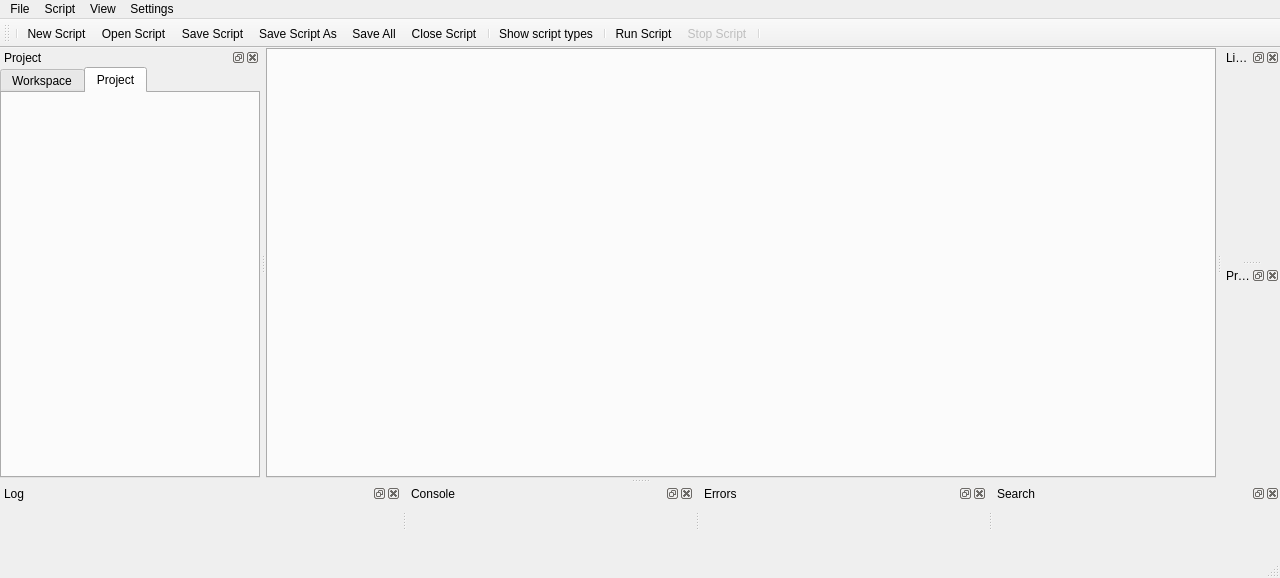
<?xml version="1.0" encoding="UTF-8"?>
<ui version="4.0">
 <class>MainWindow</class>
 <widget class="QMainWindow" name="MainWindow">
  <property name="geometry">
   <rect>
    <x>0</x>
    <y>0</y>
    <width>1280</width>
    <height>578</height>
   </rect>
  </property>
  <property name="windowTitle">
   <string>Anandamide Script Editor</string>
  </property>
  <property name="windowIcon">
   <iconset resource="icons.qrc">
    <normaloff>:/icons/blocks.png</normaloff>:/icons/blocks.png</iconset>
  </property>
  <widget class="QWidget" name="centralwidget">
   <layout class="QGridLayout" name="gridLayout">
    <property name="leftMargin">
     <number>0</number>
    </property>
    <property name="topMargin">
     <number>0</number>
    </property>
    <property name="rightMargin">
     <number>0</number>
    </property>
    <property name="bottomMargin">
     <number>0</number>
    </property>
    <item row="0" column="0">
     <widget class="QTabWidget" name="tabWidgetViewports">
      <property name="currentIndex">
       <number>-1</number>
      </property>
      <property name="documentMode">
       <bool>false</bool>
      </property>
      <property name="tabsClosable">
       <bool>true</bool>
      </property>
      <property name="movable">
       <bool>true</bool>
      </property>
     </widget>
    </item>
   </layout>
  </widget>
  <widget class="QDockWidget" name="dockWidget">
   <property name="windowTitle">
    <string>Project</string>
   </property>
   <attribute name="dockWidgetArea">
    <number>1</number>
   </attribute>
   <widget class="QWidget" name="dockWidgetContents">
    <layout class="QVBoxLayout" name="verticalLayout">
     <property name="spacing">
      <number>0</number>
     </property>
     <property name="leftMargin">
      <number>0</number>
     </property>
     <property name="topMargin">
      <number>0</number>
     </property>
     <property name="rightMargin">
      <number>0</number>
     </property>
     <property name="bottomMargin">
      <number>0</number>
     </property>
     <item>
      <widget class="QTabWidget" name="tabWidget">
       <property name="currentIndex">
        <number>1</number>
       </property>
       <widget class="QWidget" name="tabWorkspace">
        <attribute name="title">
         <string>Workspace</string>
        </attribute>
        <layout class="QVBoxLayout" name="verticalLayout_6">
         <property name="spacing">
          <number>0</number>
         </property>
         <property name="leftMargin">
          <number>0</number>
         </property>
         <property name="topMargin">
          <number>0</number>
         </property>
         <property name="rightMargin">
          <number>0</number>
         </property>
         <property name="bottomMargin">
          <number>0</number>
         </property>
         <item>
          <widget class="AnandamideWorkspaceTree" name="workspace_tree">
           <property name="expandsOnDoubleClick">
            <bool>false</bool>
           </property>
           <attribute name="headerVisible">
            <bool>false</bool>
           </attribute>
           <column>
            <property name="text">
             <string notr="true">1</string>
            </property>
           </column>
          </widget>
         </item>
        </layout>
       </widget>
       <widget class="QWidget" name="tabProject">
        <attribute name="title">
         <string>Project</string>
        </attribute>
        <layout class="QVBoxLayout" name="verticalLayout_7">
         <property name="spacing">
          <number>0</number>
         </property>
         <property name="leftMargin">
          <number>0</number>
         </property>
         <property name="topMargin">
          <number>0</number>
         </property>
         <property name="rightMargin">
          <number>0</number>
         </property>
         <property name="bottomMargin">
          <number>0</number>
         </property>
        </layout>
       </widget>
      </widget>
     </item>
    </layout>
   </widget>
  </widget>
  <widget class="QDockWidget" name="dockWidget_2">
   <property name="windowTitle">
    <string>Library</string>
   </property>
   <attribute name="dockWidgetArea">
    <number>2</number>
   </attribute>
   <widget class="QWidget" name="dockWidgetContents_2">
    <layout class="QVBoxLayout" name="verticalLayout_2">
     <property name="spacing">
      <number>0</number>
     </property>
     <property name="leftMargin">
      <number>0</number>
     </property>
     <property name="topMargin">
      <number>0</number>
     </property>
     <property name="rightMargin">
      <number>0</number>
     </property>
     <property name="bottomMargin">
      <number>0</number>
     </property>
    </layout>
   </widget>
  </widget>
  <widget class="QMenuBar" name="menubar">
   <property name="geometry">
    <rect>
     <x>0</x>
     <y>0</y>
     <width>1280</width>
     <height>21</height>
    </rect>
   </property>
   <widget class="QMenu" name="menuFile">
    <property name="title">
     <string>File</string>
    </property>
    <addaction name="actionNew"/>
    <addaction name="actionRecent_Scripts"/>
    <addaction name="actionOpenProject"/>
    <addaction name="actionSaveProject"/>
    <addaction name="actionSaveAsProject"/>
    <addaction name="actionCloseScript"/>
    <addaction name="separator"/>
    <addaction name="actionNew_Workspace"/>
    <addaction name="actionRecent_Workspaces"/>
    <addaction name="actionOpen_Workspace"/>
    <addaction name="actionSave_Workspace"/>
    <addaction name="actionSave_Workspace_As"/>
    <addaction name="actionSave_All"/>
   </widget>
   <widget class="QMenu" name="menuProjecy">
    <property name="title">
     <string>Script</string>
    </property>
    <addaction name="actionRun"/>
   </widget>
   <widget class="QMenu" name="menuView">
    <property name="title">
     <string>View</string>
    </property>
    <addaction name="actionRestore_default_view"/>
    <addaction name="separator"/>
   </widget>
   <widget class="QMenu" name="menuSettings">
    <property name="title">
     <string>Settings</string>
    </property>
    <addaction name="actionShiftOnWheel"/>
    <addaction name="actionCameraAnimation"/>
   </widget>
   <addaction name="menuFile"/>
   <addaction name="menuProjecy"/>
   <addaction name="menuView"/>
   <addaction name="menuSettings"/>
  </widget>
  <widget class="QDockWidget" name="dockWidget_3">
   <property name="windowTitle">
    <string>Properties</string>
   </property>
   <attribute name="dockWidgetArea">
    <number>2</number>
   </attribute>
   <widget class="QWidget" name="dockWidgetContents_3">
    <layout class="QVBoxLayout" name="verticalLayout_3">
     <property name="spacing">
      <number>0</number>
     </property>
     <property name="leftMargin">
      <number>0</number>
     </property>
     <property name="topMargin">
      <number>0</number>
     </property>
     <property name="rightMargin">
      <number>0</number>
     </property>
     <property name="bottomMargin">
      <number>0</number>
     </property>
    </layout>
   </widget>
  </widget>
  <widget class="QToolBar" name="toolBar">
   <property name="windowTitle">
    <string>toolBar</string>
   </property>
   <attribute name="toolBarArea">
    <enum>TopToolBarArea</enum>
   </attribute>
   <attribute name="toolBarBreak">
    <bool>false</bool>
   </attribute>
   <addaction name="separator"/>
   <addaction name="actionNew"/>
   <addaction name="actionOpenProject"/>
   <addaction name="actionSaveProject"/>
   <addaction name="actionSaveAsProject"/>
   <addaction name="actionSave_All"/>
   <addaction name="actionCloseScript"/>
   <addaction name="separator"/>
   <addaction name="actionShowScriptTypes"/>
   <addaction name="separator"/>
   <addaction name="actionRun"/>
   <addaction name="actionStopScript"/>
   <addaction name="separator"/>
  </widget>
  <widget class="QDockWidget" name="LogDock">
   <property name="enabled">
    <bool>true</bool>
   </property>
   <property name="sizePolicy">
    <sizepolicy hsizetype="Expanding" vsizetype="Expanding">
     <horstretch>0</horstretch>
     <verstretch>0</verstretch>
    </sizepolicy>
   </property>
   <property name="minimumSize">
    <size>
     <width>81</width>
     <height>72</height>
    </size>
   </property>
   <property name="floating">
    <bool>false</bool>
   </property>
   <property name="windowTitle">
    <string>Log</string>
   </property>
   <attribute name="dockWidgetArea">
    <number>8</number>
   </attribute>
   <widget class="QWidget" name="dockWidgetContents_4">
    <property name="sizePolicy">
     <sizepolicy hsizetype="Preferred" vsizetype="Preferred">
      <horstretch>0</horstretch>
      <verstretch>0</verstretch>
     </sizepolicy>
    </property>
    <property name="minimumSize">
     <size>
      <width>0</width>
      <height>50</height>
     </size>
    </property>
    <layout class="QHBoxLayout" name="horizontalLayout_2">
     <property name="spacing">
      <number>0</number>
     </property>
     <property name="leftMargin">
      <number>0</number>
     </property>
     <property name="topMargin">
      <number>0</number>
     </property>
     <property name="rightMargin">
      <number>0</number>
     </property>
     <property name="bottomMargin">
      <number>0</number>
     </property>
    </layout>
   </widget>
  </widget>
  <widget class="QStatusBar" name="statusBar"/>
  <widget class="QDockWidget" name="dockWidgetConsole">
   <property name="windowTitle">
    <string>Console</string>
   </property>
   <attribute name="dockWidgetArea">
    <number>8</number>
   </attribute>
   <widget class="QWidget" name="dockWidgetContents_9"/>
  </widget>
  <widget class="QDockWidget" name="errorsDockWidget">
   <property name="windowTitle">
    <string>Errors</string>
   </property>
   <attribute name="dockWidgetArea">
    <number>8</number>
   </attribute>
   <widget class="QWidget" name="dockWidgetContents_11"/>
  </widget>
  <widget class="QDockWidget" name="searchDockWidget">
   <property name="windowTitle">
    <string>Search</string>
   </property>
   <attribute name="dockWidgetArea">
    <number>8</number>
   </attribute>
   <widget class="QWidget" name="dockWidgetContents_12"/>
  </widget>
  <action name="actionOpenProject">
   <property name="icon">
    <iconset resource="icons.qrc">
     <normaloff>:/icons/open.png</normaloff>:/icons/open.png</iconset>
   </property>
   <property name="text">
    <string>Open Script...</string>
   </property>
   <property name="toolTip">
    <string>Open Script...</string>
   </property>
   <property name="shortcut">
    <string>Ctrl+O</string>
   </property>
  </action>
  <action name="actionSaveProject">
   <property name="icon">
    <iconset resource="icons.qrc">
     <normaloff>:/icons/1415975438_Save.png</normaloff>:/icons/1415975438_Save.png</iconset>
   </property>
   <property name="text">
    <string>Save Script</string>
   </property>
   <property name="toolTip">
    <string>Save Script</string>
   </property>
   <property name="shortcut">
    <string>Ctrl+S</string>
   </property>
  </action>
  <action name="actionRun">
   <property name="icon">
    <iconset resource="icons.qrc">
     <normaloff>:/icons/play.png</normaloff>:/icons/play.png</iconset>
   </property>
   <property name="text">
    <string>Run Script</string>
   </property>
   <property name="toolTip">
    <string>Run Script [Ctrl+R]</string>
   </property>
   <property name="shortcut">
    <string>Ctrl+R</string>
   </property>
  </action>
  <action name="actionNew">
   <property name="icon">
    <iconset resource="icons.qrc">
     <normaloff>:/icons/new.png</normaloff>:/icons/new.png</iconset>
   </property>
   <property name="text">
    <string>New Script</string>
   </property>
   <property name="toolTip">
    <string>Create new script</string>
   </property>
   <property name="shortcut">
    <string>Ctrl+N</string>
   </property>
  </action>
  <action name="actionSaveAsProject">
   <property name="icon">
    <iconset resource="icons.qrc">
     <normaloff>:/icons/save_as.png</normaloff>:/icons/save_as.png</iconset>
   </property>
   <property name="text">
    <string>Save Script As...</string>
   </property>
   <property name="toolTip">
    <string>Save Script As...</string>
   </property>
  </action>
  <action name="actionRestore_default_view">
   <property name="text">
    <string>Restore default view</string>
   </property>
  </action>
  <action name="actionShowScriptTypes">
   <property name="icon">
    <iconset resource="icons.qrc">
     <normaloff>:/icons/variable.png</normaloff>:/icons/variable.png</iconset>
   </property>
   <property name="text">
    <string>Show script types</string>
   </property>
   <property name="toolTip">
    <string>Show script types</string>
   </property>
  </action>
  <action name="actionShiftOnWheel">
   <property name="checkable">
    <bool>true</bool>
   </property>
   <property name="text">
    <string>Shift on wheel</string>
   </property>
  </action>
  <action name="actionCloseScript">
   <property name="icon">
    <iconset resource="icons.qrc">
     <normaloff>:/icons/close32.png</normaloff>:/icons/close32.png</iconset>
   </property>
   <property name="text">
    <string>Close Script</string>
   </property>
  </action>
  <action name="actionRecent_Scripts">
   <property name="enabled">
    <bool>false</bool>
   </property>
   <property name="text">
    <string>Recent Scripts</string>
   </property>
  </action>
  <action name="actionNew_Workspace">
   <property name="icon">
    <iconset resource="icons.qrc">
     <normaloff>:/icons/new.png</normaloff>:/icons/new.png</iconset>
   </property>
   <property name="text">
    <string>New Workspace</string>
   </property>
   <property name="toolTip">
    <string>Create new workspace</string>
   </property>
  </action>
  <action name="actionRecent_Workspaces">
   <property name="enabled">
    <bool>false</bool>
   </property>
   <property name="text">
    <string>Recent Workspaces</string>
   </property>
  </action>
  <action name="actionOpen_Workspace">
   <property name="icon">
    <iconset resource="icons.qrc">
     <normaloff>:/icons/open.png</normaloff>:/icons/open.png</iconset>
   </property>
   <property name="text">
    <string>Open Workspace</string>
   </property>
   <property name="toolTip">
    <string>Open Workspace...</string>
   </property>
  </action>
  <action name="actionSave_Workspace">
   <property name="icon">
    <iconset resource="icons.qrc">
     <normaloff>:/icons/1415975438_Save.png</normaloff>:/icons/1415975438_Save.png</iconset>
   </property>
   <property name="text">
    <string>Save Workspace</string>
   </property>
  </action>
  <action name="actionSave_Workspace_As">
   <property name="icon">
    <iconset resource="icons.qrc">
     <normaloff>:/icons/save_as.png</normaloff>:/icons/save_as.png</iconset>
   </property>
   <property name="text">
    <string>Save Workspace As...</string>
   </property>
   <property name="toolTip">
    <string>Save Workspace As...</string>
   </property>
  </action>
  <action name="actionSave_All">
   <property name="icon">
    <iconset resource="icons.qrc">
     <normaloff>:/icons/save_all32.png</normaloff>:/icons/save_all32.png</iconset>
   </property>
   <property name="text">
    <string>Save All</string>
   </property>
  </action>
  <action name="actionCameraAnimation">
   <property name="checkable">
    <bool>true</bool>
   </property>
   <property name="checked">
    <bool>true</bool>
   </property>
   <property name="text">
    <string>Camera animation</string>
   </property>
  </action>
  <action name="actionStopScript">
   <property name="enabled">
    <bool>false</bool>
   </property>
   <property name="icon">
    <iconset resource="icons.qrc">
     <normaloff>:/icons/stop.png</normaloff>:/icons/stop.png</iconset>
   </property>
   <property name="text">
    <string>Stop Script</string>
   </property>
   <property name="toolTip">
    <string>Stop Script [F6]</string>
   </property>
   <property name="shortcut">
    <string>F6</string>
   </property>
  </action>
  <zorder>dockWidget</zorder>
  <zorder>dockUndo</zorder>
  <zorder>dockWidgetConsole</zorder>
  <zorder>dockBreakPoints</zorder>
  <zorder>dockCallStack</zorder>
  <zorder>errorsDockWidget</zorder>
  <zorder>searchDockWidget</zorder>
 </widget>
 <customwidgets>
  <customwidget>
   <class>AnandamideWorkspaceTree</class>
   <extends>QTreeWidget</extends>
   <header>AnandamideWorkspaceTree.h</header>
  </customwidget>
 </customwidgets>
 <resources>
  <include location="icons.qrc"/>
 </resources>
 <connections/>
</ui>
